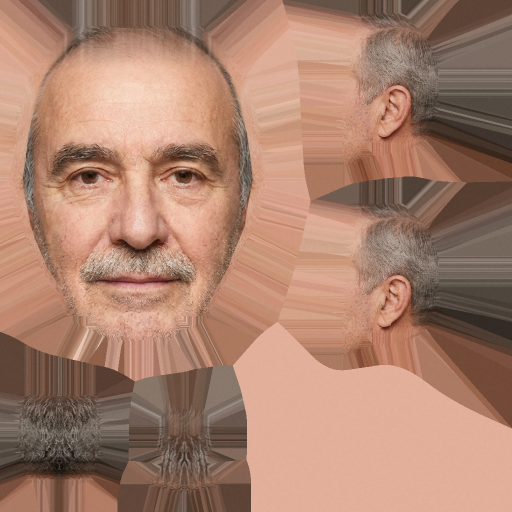
#> input picture pieces/lps-hombre/out/head_1k.png, 1024 x 1024 px (shown at 1/2 size)
$ python make_sci.py
#> lines starting #> are read from the running program, lines starting #| are printed output that depends on the picture; after the words box and inside, x2 and y2 are one past the last pixel; in counts of white or black regions, pixels touching at a corner belong together
"""venv: second researcher's textures (the lab scientist) from the lps-hombre atlases.
Head: the Flow face photo (tex/flow/*passport*) pasted on the front of hombre's head atlas by a similarity
transform on the eyes, the grey hair everywhere else turned black; body: white lab coat, slate trousers,
pale blue shirt, black shoes.  python tex/make_sci.py"""
import glob, os
import numpy as np
from PIL import Image, ImageFilter

H = os.path.dirname(os.path.abspath(__file__)); HB = os.path.join(H, "../../lps-hombre/out")
atlas = np.asarray(Image.open(os.path.join(HB, "head_1k.png")).convert("RGB")).astype(np.float32)
photo = Image.open(sorted(glob.glob(os.path.join(H, "flow", "*passport*")))[-1]).convert("RGB")
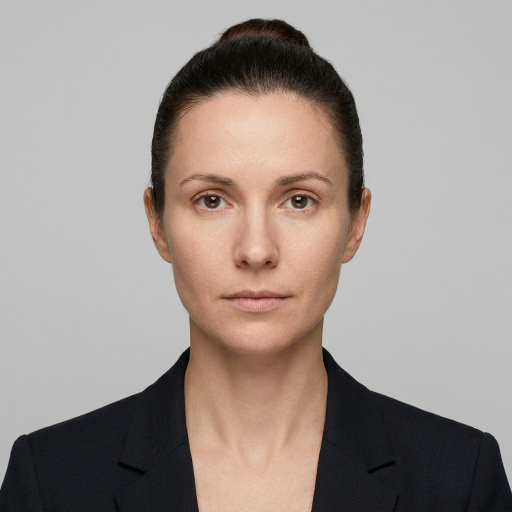
#> input picture pieces/lps-own-face/tex/flow/2026-10-30T11-11-35-passport-style-studio-photo-perfectly-fr-1.jpg, 1024 x 1024 px (shown at 1/2 size)
#> photo is the input picture: PIL image 1024x1024 RGB; mean R, G, B 158.5, 147.7, 141.9

# hair: low-saturation grey pixels -> near-black brown (keeps the strand texture)
mx, mn = atlas.max(-1), atlas.min(-1); sat = (mx - mn) / np.maximum(mx, 1)
yy, xx = np.mgrid[0:1024, 0:1024]
hair = np.clip((0.30 - sat) / 0.08, 0, 1)
r = np.sqrt(((xx - 275) / 214) ** 2 + ((yy - 375) / 318) ** 2)
hair[(xx < 560) & (yy < 700)] = np.clip((yy[(xx < 560) & (yy < 700)] < 400) * (r[(xx < 560) & (yy < 700)] - 0.92) / 0.08, 0, 1)   # front: scalp above the brows
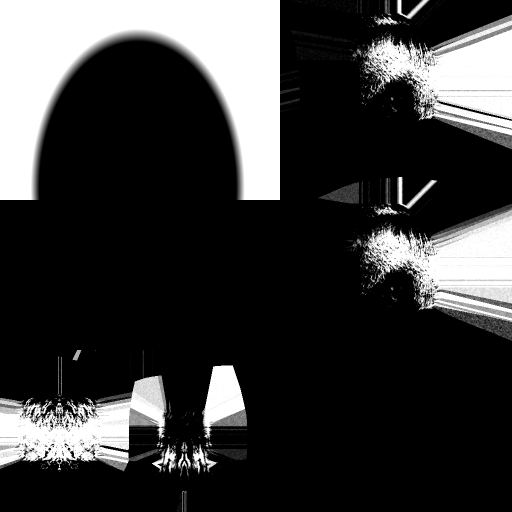
#> hair: shape (1024, 1024) float32 (shown at 1/2 size); min 0, max 1, mean 0.224
hb = np.asarray(Image.fromarray((hair * 255).astype(np.uint8)).filter(ImageFilter.GaussianBlur(14))) / 255.0
side = xx >= 560
hair[side] = np.clip((hb[side] - 0.28) / 0.15, 0, 1)                                 # profile: solid hair, ear stays skin
hair[(yy > 740) & (xx < 490)] = np.maximum(hair[(yy > 740) & (xx < 490)], np.clip((hb[(yy > 740) & (xx < 490)] - 0.15) / 0.15, 0, 1))  # crown / back
hair = hair[..., None]
lum = atlas.mean(-1, keepdims=True)
atlas = atlas * (1 - hair) + (lum * 0.16 + np.array([12, 8, 6])) * hair

# face: photo eyes (425,403)/(598,403) -> atlas eyes (180,355)/(368,350)
s = (368 - 180) / (598 - 425); cxp, cyp, cxa, cya = 511.5, 403, 274, 352.5
inv = (1 / s, 0, cxp - cxa / s, 0, 1 / s, cyp - cya / s)
warp = np.asarray(photo.transform((1024, 1024), Image.AFFINE, inv, Image.BICUBIC)).astype(np.float32)
r = np.sqrt(((xx - 275) / 214) ** 2 + ((yy - 375) / 318) ** 2)
m = np.clip((1.12 - r) / 0.08, 0, 1)[..., None]
atlas = atlas * (1 - m) + warp * m
out = Image.fromarray(np.clip(atlas, 0, 255).astype(np.uint8))
out.save(os.path.join(H, "sci_face_1k.png"))                          # paint_heads.py makes the final atlas

body = np.asarray(Image.open(os.path.join(HB, "body_256.png")).convert("RGB")).astype(np.float32)
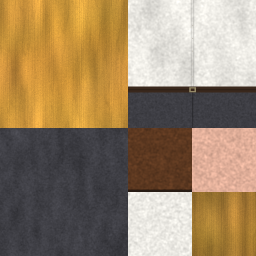
#> input picture pieces/lps-hombre/out/body_256.png, 256 x 256 px
Z = {"jacket": [0, 0, 128, 128], "torso_front": [128, 0, 128, 128], "trousers": [0, 128, 128, 128], "shoes": [128, 128, 64, 64],
     "shirt": [128, 192, 64, 64], "inner": [192, 192, 64, 64]}
col = {"jacket": (236, 240, 240), "inner": (236, 240, 240), "trousers": (52, 66, 82), "shoes": (34, 30, 30), "shirt": (168, 200, 228)}
for z, c in col.items():
    x, y, w, h = Z[z]; p = body[y:y + h, x:x + w]; l = p.mean(-1, keepdims=True)
    body[y:y + h, x:x + w] = np.array(c) * (0.82 + 0.18 * l / max(l.mean(), 1))
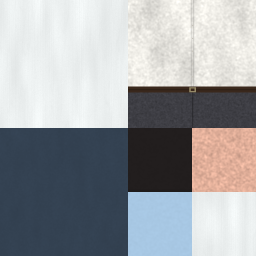
#> body: shape (256, 256, 3) float32; mean R, G, B 157.8, 160.6, 164.3
x, y, w, h = Z["torso_front"]; p = body[y:y + h, x:x + w]          # torso front: shirt stays, mustard lapel edges -> white
#> after `p = body[y:y + h, x:x + w]`:
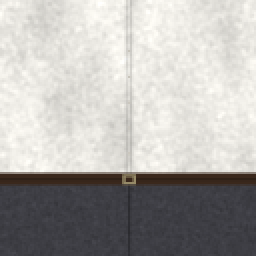
#> p: shape (128, 128, 3) float32 (shown 2 times larger); mean R, G, B 177.1, 175, 172.1
yel = (p[..., 0] > p[..., 2] + 40)[..., None]
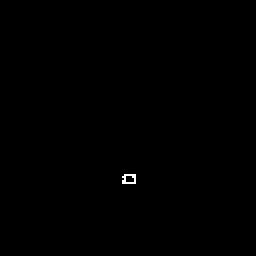
#> yel: shape (128, 128, 1) bool (shown 2 times larger); 0.13% white in thin lines or dots, all inside (x1, y1, x2, y2) = (61, 87, 68, 92)
body[y:y + h, x:x + w] = np.where(yel, np.array(col["jacket"]) * (0.82 + 0.18 * p.mean(-1, keepdims=True) / 150), p * np.array([0.9, 0.95, 1.08]))
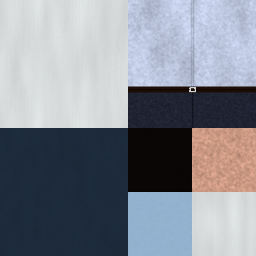
#> body: shape (256, 256, 3) float32; mean R, G, B 153.4, 158.4, 167.8; drawn with min black and max white
Image.fromarray(np.clip(body, 0, 255).astype(np.uint8)).save(os.path.join(H, "sci_body_256.png"))
print("ok")
